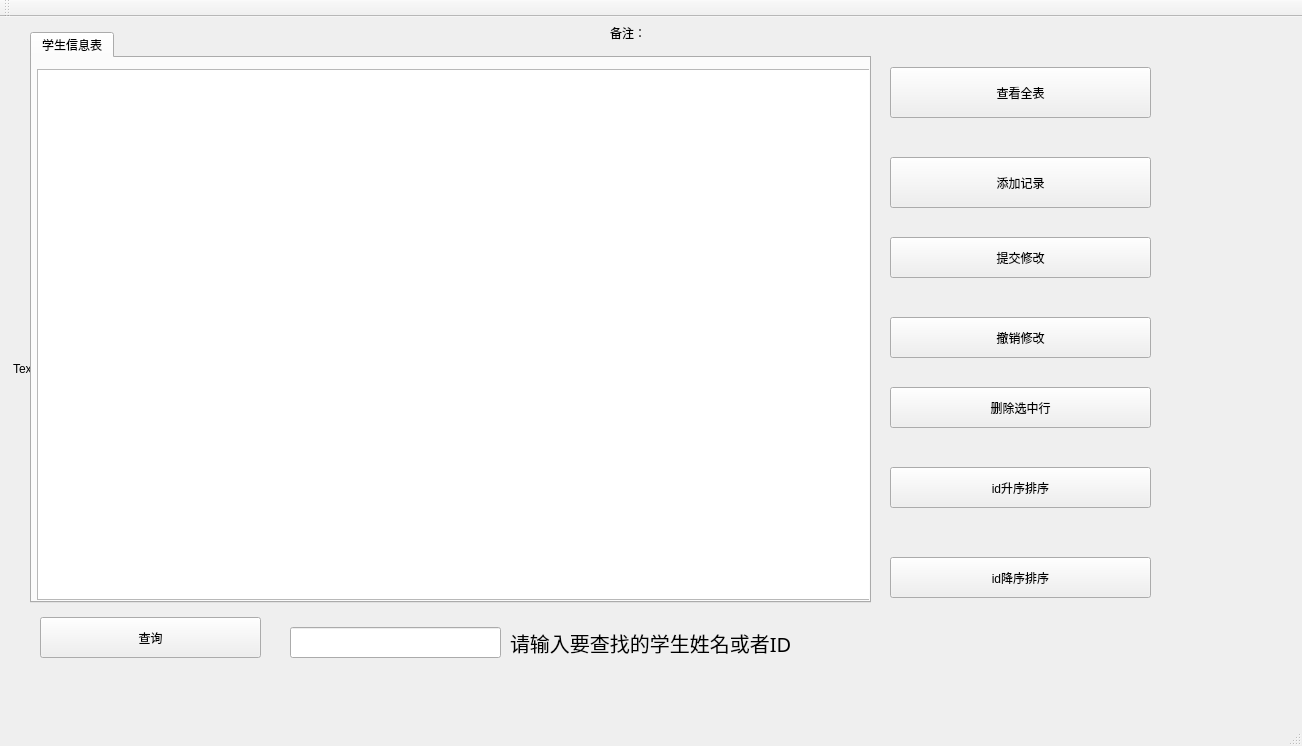
<?xml version="1.0" encoding="UTF-8"?>
<ui version="4.0">
 <class>MainWindow</class>
 <widget class="QMainWindow" name="MainWindow">
  <property name="geometry">
   <rect>
    <x>0</x>
    <y>0</y>
    <width>1302</width>
    <height>746</height>
   </rect>
  </property>
  <property name="windowTitle">
   <string>MainWindow</string>
  </property>
  <widget class="QWidget" name="centralWidget">
   <widget class="QTabWidget" name="tabWidget">
    <property name="enabled">
     <bool>true</bool>
    </property>
    <property name="geometry">
     <rect>
      <x>30</x>
      <y>15</y>
      <width>841</width>
      <height>571</height>
     </rect>
    </property>
    <property name="whatsThis">
     <string>&lt;html&gt;&lt;head/&gt;&lt;body&gt;&lt;p&gt;的&lt;/p&gt;&lt;p&gt;&lt;br/&gt;&lt;/p&gt;&lt;/body&gt;&lt;/html&gt;</string>
    </property>
    <property name="styleSheet">
     <string notr="true"/>
    </property>
    <property name="currentIndex">
     <number>0</number>
    </property>
    <widget class="QWidget" name="tab_food">
     <attribute name="title">
      <string>学生信息表</string>
     </attribute>
     <widget class="QTableView" name="tableView_food">
      <property name="geometry">
       <rect>
        <x>5</x>
        <y>11</y>
        <width>841</width>
        <height>531</height>
       </rect>
      </property>
     </widget>
     <zorder>tableView_food</zorder>
     <zorder>but_choose</zorder>
    </widget>
   </widget>
   <widget class="QLabel" name="label">
    <property name="geometry">
     <rect>
      <x>510</x>
      <y>600</y>
      <width>321</width>
      <height>51</height>
     </rect>
    </property>
    <property name="font">
     <font>
      <family>微软雅黑</family>
      <pointsize>15</pointsize>
      <weight>50</weight>
      <italic>false</italic>
      <bold>false</bold>
     </font>
    </property>
    <property name="styleSheet">
     <string notr="true">font: 15pt &quot;微软雅黑&quot;;</string>
    </property>
    <property name="text">
     <string>请输入要查找的学生姓名或者ID</string>
    </property>
   </widget>
   <widget class="QPushButton" name="but_choose">
    <property name="geometry">
     <rect>
      <x>890</x>
      <y>50</y>
      <width>261</width>
      <height>51</height>
     </rect>
    </property>
    <property name="text">
     <string>查看全表</string>
    </property>
   </widget>
   <widget class="QLineEdit" name="lineEdit_search">
    <property name="geometry">
     <rect>
      <x>290</x>
      <y>610</y>
      <width>211</width>
      <height>31</height>
     </rect>
    </property>
   </widget>
   <widget class="QPushButton" name="but_search">
    <property name="geometry">
     <rect>
      <x>40</x>
      <y>600</y>
      <width>221</width>
      <height>41</height>
     </rect>
    </property>
    <property name="text">
     <string>查询</string>
    </property>
   </widget>
   <widget class="QPushButton" name="but_delete">
    <property name="geometry">
     <rect>
      <x>890</x>
      <y>370</y>
      <width>261</width>
      <height>41</height>
     </rect>
    </property>
    <property name="text">
     <string>删除选中行</string>
    </property>
   </widget>
   <widget class="QPushButton" name="but_id_down">
    <property name="geometry">
     <rect>
      <x>890</x>
      <y>540</y>
      <width>261</width>
      <height>41</height>
     </rect>
    </property>
    <property name="text">
     <string>id降序排序</string>
    </property>
   </widget>
   <widget class="QPushButton" name="but_submit">
    <property name="geometry">
     <rect>
      <x>890</x>
      <y>220</y>
      <width>261</width>
      <height>41</height>
     </rect>
    </property>
    <property name="text">
     <string>提交修改</string>
    </property>
   </widget>
   <widget class="QPushButton" name="but_add">
    <property name="geometry">
     <rect>
      <x>890</x>
      <y>140</y>
      <width>261</width>
      <height>51</height>
     </rect>
    </property>
    <property name="text">
     <string>添加记录</string>
    </property>
   </widget>
   <widget class="QPushButton" name="but_id_up">
    <property name="geometry">
     <rect>
      <x>890</x>
      <y>450</y>
      <width>261</width>
      <height>41</height>
     </rect>
    </property>
    <property name="text">
     <string>id升序排序</string>
    </property>
   </widget>
   <widget class="QPushButton" name="but_back">
    <property name="geometry">
     <rect>
      <x>890</x>
      <y>300</y>
      <width>261</width>
      <height>41</height>
     </rect>
    </property>
    <property name="text">
     <string>撤销修改</string>
    </property>
   </widget>
   <widget class="QLabel" name="background">
    <property name="geometry">
     <rect>
      <x>13</x>
      <y>1</y>
      <width>1271</width>
      <height>701</height>
     </rect>
    </property>
    <property name="text">
     <string>TextLabel</string>
    </property>
   </widget>
   <widget class="QLabel" name="label_comment">
    <property name="geometry">
     <rect>
      <x>610</x>
      <y>0</y>
      <width>261</width>
      <height>31</height>
     </rect>
    </property>
    <property name="text">
     <string>备注：</string>
    </property>
   </widget>
   <zorder>background</zorder>
   <zorder>tabWidget</zorder>
   <zorder>label</zorder>
   <zorder>but_choose</zorder>
   <zorder>lineEdit_search</zorder>
   <zorder>but_search</zorder>
   <zorder>but_delete</zorder>
   <zorder>but_id_down</zorder>
   <zorder>but_submit</zorder>
   <zorder>but_add</zorder>
   <zorder>but_id_up</zorder>
   <zorder>but_back</zorder>
   <zorder>tableView_food</zorder>
   <zorder>label_comment</zorder>
  </widget>
  <widget class="QMenuBar" name="menuBar">
   <property name="geometry">
    <rect>
     <x>0</x>
     <y>0</y>
     <width>1302</width>
     <height>23</height>
    </rect>
   </property>
  </widget>
  <widget class="QToolBar" name="mainToolBar">
   <attribute name="toolBarArea">
    <enum>TopToolBarArea</enum>
   </attribute>
   <attribute name="toolBarBreak">
    <bool>false</bool>
   </attribute>
  </widget>
  <widget class="QStatusBar" name="statusBar"/>
 </widget>
 <layoutdefault spacing="6" margin="11"/>
 <resources/>
 <connections/>
</ui>
